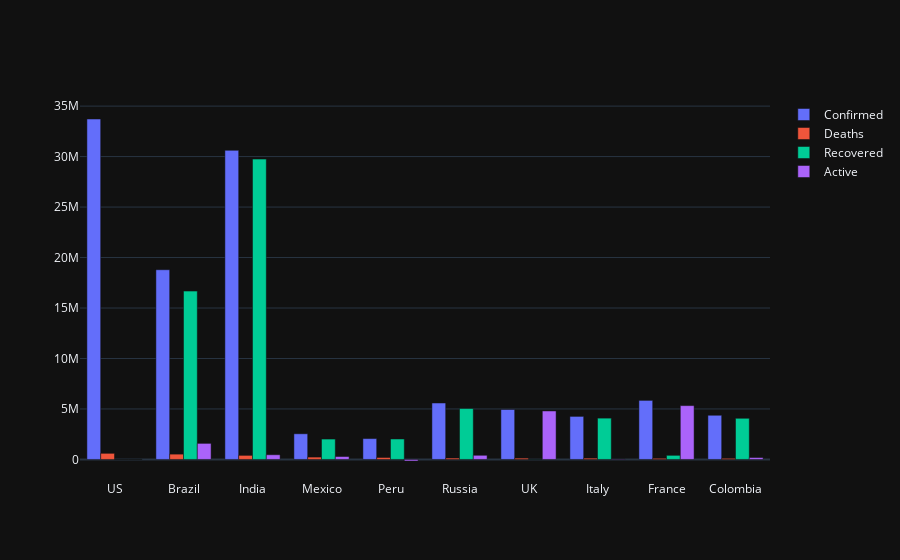

Notebook code for this chart:
### Markdown cell above
# Top 10 Countries with Confirmed Death and Recovered

### Code cell
fig = go.Figure(data=[
    go.Bar(name='Confirmed', x=Top10_Countries_death['Country_Region'], y=Top10_Countries_death['Confirmed']),
     go.Bar(name='Deaths', x=Top10_Countries_death['Country_Region'], y=Top10_Countries_death['Deaths']),
     go.Bar(name='Recovered', x=Top10_Countries_death['Country_Region'], y=Top10_Countries_death['Recovered']),
    go.Bar(name='Active', x=Top10_Countries_death['Country_Region'], y=Top10_Countries_death['Active'])
])
# Change the bar mode
fig.update_layout(barmode='group')
#fig.show()
plotly.offline.iplot(fig)

### Figure 1 — Plotly figure (JSON) as saved in the notebook; plotly's stock layout.template omitted (floating-point values rounded to 4 significant figures)
{"data": [{"name": "Confirmed", "type": "bar", "x": ["US", "Brazil", "India", "Mexico", "Peru", "Russia", "UK", "Italy", "France", "Colombia"], "y": [33723804, 18792511, 30619932, 2541873, 2066677, 5591030, 4947286, 4263797, 5849011, 4375861]}, {"name": "Deaths", "type": "bar", "x": ["US", "Brazil", "India", "Mexico", "Peru", "Russia", "UK", "Italy", "France", "Colombia"], "y": [605567, 525112, 403281, 233689, 193389, 137005, 128495, 127680, 111385, 109466]}, {"name": "Recovered", "type": "bar", "x": ["US", "Brazil", "India", "Mexico", "Peru", "Russia", "UK", "Italy", "France", "Colombia"], "y": [0, 16675561, 29752294, 2019048, 2027878, 5042516, 15777, 4092586, 406257, 4076013]}, {"name": "Active", "type": "bar", "x": ["US", "Brazil", "India", "Mexico", "Peru", "Russia", "UK", "Italy", "France", "Colombia"], "y": [0, 1591838, 464357, 289136, -154590, 411509, 4803014, 43531, 5331369, 190382]}], "layout": {"barmode": "group"}}
